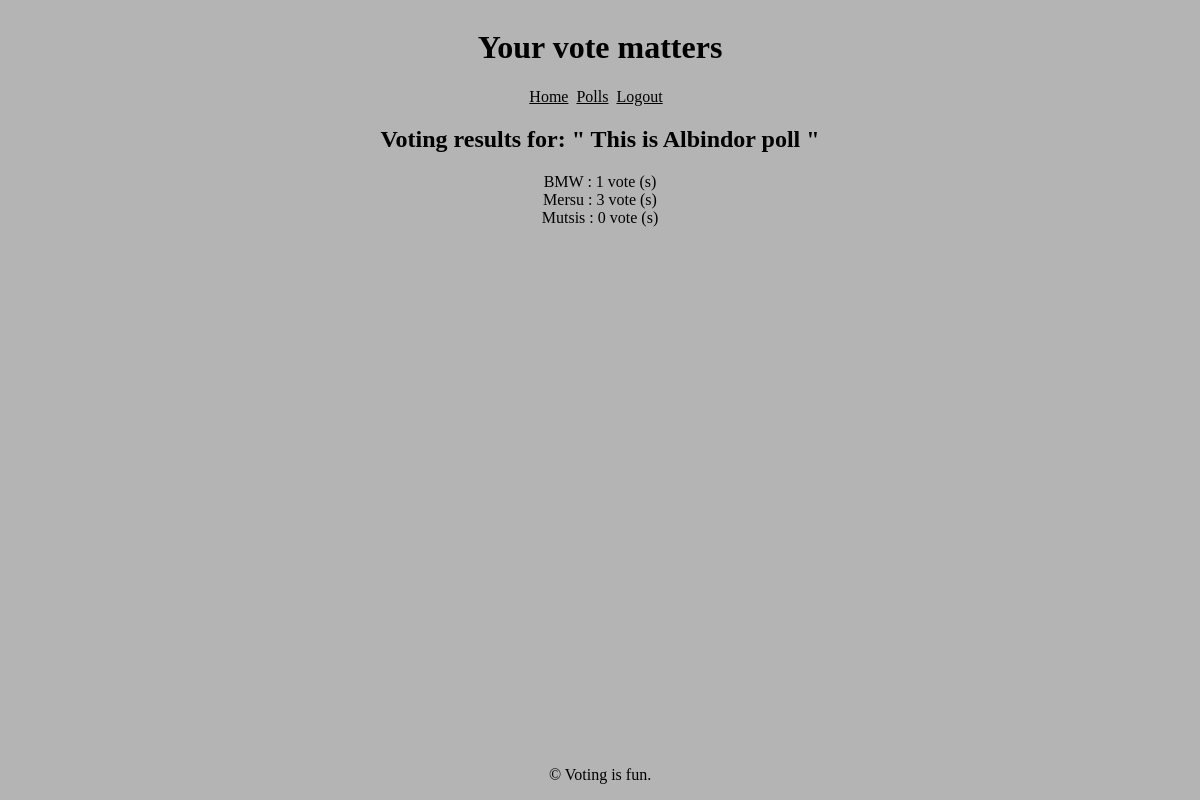
The page /results/4/ (signed in) on the database its author committed.
### polls/models.py (models this page shows, shortened)
class Poll(models.Model):
    question = models.CharField(max_length=255, blank=False, null=False)
    option_one = models.CharField(max_length=50)
    option_two = models.CharField(max_length=50)
    option_three = models.CharField(max_length=50)
    option_one_votes = models.IntegerField(default=0)
    option_two_votes = models.IntegerField(default=0)
    option_three_votes = models.IntegerField(default=0)
    user = models.ForeignKey(CustomUser, on_delete=models.CASCADE)

### polls/views.py (the view)
# urls.py: path('results/<poll_id>/', views.results_view, name='results'),
@csrf_protect
@login_required(login_url='login')
def results_view(request, poll_id):
    poll = Poll.objects.get(pk=poll_id)
    context =  {
        'poll': poll ,
    }
    return render(request, 'polls/results.html', context)

### polls/templates/polls/results.html (shortened to what this page needs)
{% extends "polls/base.html" %}
{% block content %}
<div class="results">
    <h2>Voting results for: " {{ poll.question }} "</h2>
    <div class="option">
        {{ poll.option_one }} :
        {{ poll.option_one_votes }}
        vote (s)
    </div>
    <div class="option">
        {{ poll.option_two }} :
        {{ poll.option_two_votes }}
        vote (s)
    </div>
    <div class="option">
        {{ poll.option_three }} :
        {{ poll.option_three_votes }}
        vote (s)
    </div>
</div>
{% endblock %}

### polls/static/base.css (style rules this page uses)
body { background-color: rgb(180, 180, 180); display: flex; flex-direction: column; }
.results { text-align: center; display: flex; flex-direction: column; }

### rows shown on the page
Poll: question "This is Albindor poll", option_one "BMW", option_one_votes "1", option_two "Mersu", option_two_votes "3", option_three "Mutsis", option_three_votes "0"
